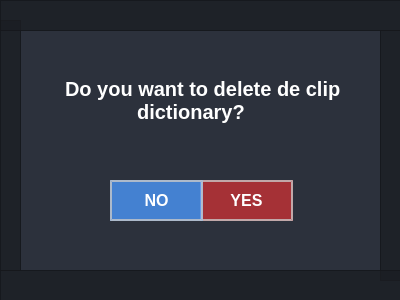
<?xml version="1.0" encoding="UTF-8"?>
<ui version="4.0">
 <class>Dialog</class>
 <widget class="QDialog" name="Dialog">
  <property name="geometry">
   <rect>
    <x>0</x>
    <y>0</y>
    <width>400</width>
    <height>300</height>
   </rect>
  </property>
  <property name="windowTitle">
   <string>Dialog</string>
  </property>
  <property name="styleSheet">
   <string notr="true">background-color: rgb(44,49,60);</string>
  </property>
  <widget class="QFrame" name="frame_8">
   <property name="geometry">
    <rect>
     <x>380</x>
     <y>30</y>
     <width>21</width>
     <height>251</height>
    </rect>
   </property>
   <property name="styleSheet">
    <string notr="true">background-color: rgba(27,29,35,200);</string>
   </property>
   <property name="frameShape">
    <enum>QFrame::StyledPanel</enum>
   </property>
   <property name="frameShadow">
    <enum>QFrame::Raised</enum>
   </property>
  </widget>
  <widget class="QFrame" name="frame_7">
   <property name="geometry">
    <rect>
     <x>0</x>
     <y>20</y>
     <width>21</width>
     <height>251</height>
    </rect>
   </property>
   <property name="styleSheet">
    <string notr="true">background-color: rgba(27,29,35,200);</string>
   </property>
   <property name="frameShape">
    <enum>QFrame::StyledPanel</enum>
   </property>
   <property name="frameShadow">
    <enum>QFrame::Raised</enum>
   </property>
  </widget>
  <widget class="QFrame" name="frame_3">
   <property name="geometry">
    <rect>
     <x>0</x>
     <y>270</y>
     <width>401</width>
     <height>31</height>
    </rect>
   </property>
   <property name="styleSheet">
    <string notr="true">background-color: rgba(27,29,35,200);</string>
   </property>
   <property name="frameShape">
    <enum>QFrame::StyledPanel</enum>
   </property>
   <property name="frameShadow">
    <enum>QFrame::Raised</enum>
   </property>
  </widget>
  <widget class="QPushButton" name="confirm_deleteclipdic_yes">
   <property name="geometry">
    <rect>
     <x>200</x>
     <y>180</y>
     <width>93</width>
     <height>41</height>
    </rect>
   </property>
   <property name="styleSheet">
    <string notr="true">QPushButton {
    font-family: &quot;Arial&quot;;    /* Cambia la fuente */
    font-size: 16px;         /* Tamaño del texto */
    font-weight: bold;       /* Negrita */    
    color: white;				 /* Color del texto */
	padding: 10px;   
	background-color: rgba(250,50,50,150);        
	border: 2px solid rgba(200,200,200,200);  /* Borde blanco con transparencia */
}

QPushButton:hover {
	background-color: rgba(250,50,50,50);
}

QPushButton:pressed {
    background-color: rgba(0,150,250,50);
}</string>
   </property>
   <property name="text">
    <string>YES</string>
   </property>
  </widget>
  <widget class="QPushButton" name="confirm_deleteclipdic_no">
   <property name="geometry">
    <rect>
     <x>110</x>
     <y>180</y>
     <width>93</width>
     <height>41</height>
    </rect>
   </property>
   <property name="styleSheet">
    <string notr="true">QPushButton {
    font-family: &quot;Arial&quot;;    /* Cambia la fuente */
    font-size: 16px;         /* Tamaño del texto */
    font-weight: bold;       /* Negrita */    
    color: white;				 /* Color del texto */
	padding: 10px;  
	background-color: rgba(75,150,250,200);         
	border: 2px solid rgba(200,200,200,200);   /* Borde blanco con transparencia */
}

QPushButton:hover {
	background-color: rgba(0,150,250,50);
}

QPushButton:pressed {
    background-color: rgba(0,150,250,50);
}</string>
   </property>
   <property name="text">
    <string>NO</string>
   </property>
  </widget>
  <widget class="QFrame" name="frame_6">
   <property name="geometry">
    <rect>
     <x>0</x>
     <y>0</y>
     <width>401</width>
     <height>31</height>
    </rect>
   </property>
   <property name="styleSheet">
    <string notr="true">background-color: rgba(27,29,35,200);</string>
   </property>
   <property name="frameShape">
    <enum>QFrame::StyledPanel</enum>
   </property>
   <property name="frameShadow">
    <enum>QFrame::Raised</enum>
   </property>
   <widget class="QPushButton" name="close_confirm_deleteclipdic">
    <property name="geometry">
     <rect>
      <x>360</x>
      <y>0</y>
      <width>40</width>
      <height>31</height>
     </rect>
    </property>
    <property name="sizePolicy">
     <sizepolicy hsizetype="Minimum" vsizetype="Expanding">
      <horstretch>0</horstretch>
      <verstretch>0</verstretch>
     </sizepolicy>
    </property>
    <property name="minimumSize">
     <size>
      <width>40</width>
      <height>0</height>
     </size>
    </property>
    <property name="maximumSize">
     <size>
      <width>40</width>
      <height>16777215</height>
     </size>
    </property>
    <property name="toolTip">
     <string>Close</string>
    </property>
    <property name="styleSheet">
     <string notr="true">QPushButton {	
	border: none;
	background-color: transparent;
}
QPushButton:hover {
	background-color: rgb(52, 59, 72);
}
QPushButton:pressed {	
	background-color: rgb(85, 170, 255);
}</string>
    </property>
    <property name="text">
     <string/>
    </property>
    <property name="icon">
     <iconset resource="../../../../Escritorio/TFG/PyQt/Simple_PySide_Base-master_4/Simple_PySide_Base-master_4/files.qrc">
      <normaloff>:/16x16/icons/16x16/cil-x.png</normaloff>:/16x16/icons/16x16/cil-x.png</iconset>
    </property>
   </widget>
  </widget>
  <widget class="QLabel" name="overwrite_label_2">
   <property name="geometry">
    <rect>
     <x>50</x>
     <y>60</y>
     <width>301</width>
     <height>81</height>
    </rect>
   </property>
   <property name="styleSheet">
    <string notr="true">QLabel {
    font-family: &quot;Arial&quot;;    /* Cambia la fuente */
    font-size: 20px;         /* Tamaño del texto */
    font-weight: bold;       /* Negrita */    
    color: white;				 /* Color del texto */
	padding: 10px;     
	background-color: transparent;      

}</string>
   </property>
   <property name="text">
    <string>Do you want to delete de clip 
             dictionary?</string>
   </property>
  </widget>
 </widget>
 <resources>
  <include location="../../../../Escritorio/TFG/PyQt/Simple_PySide_Base-master_4/Simple_PySide_Base-master_4/files.qrc"/>
 </resources>
 <connections/>
</ui>
